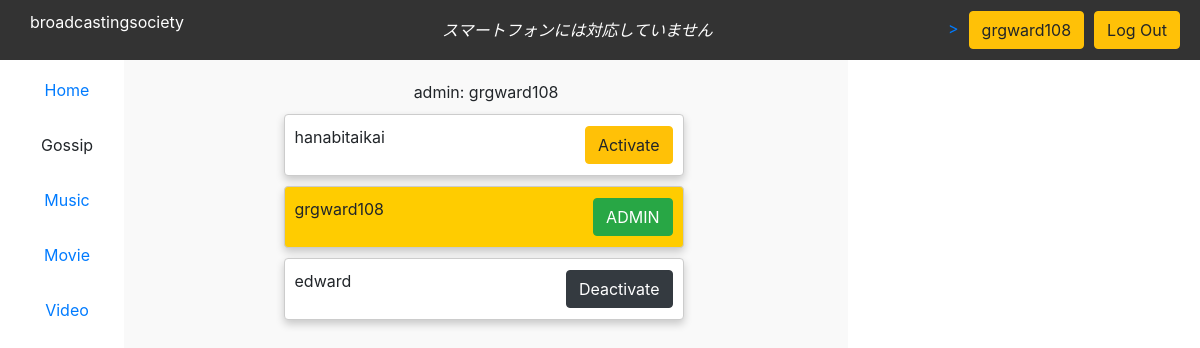
Page /adminview (signed in) on the committed database.
### myapp/models.py (models this page shows)
class User(AbstractUser):
    pass

class Member(models.Model):
    member = models.OneToOneField(User, on_delete= models.CASCADE, related_name="users")
    isactive = models.BooleanField(default = False)
    isadmin = models.BooleanField(default = False)
    bio = models.TextField(max_length= 500, blank=True)
    profilepicture = models.URLField(max_length = 300, default="https://cdn.pixabay.com/photo/2017/11/10/05/48/user-2935527_960_720.png")
    def __str__(self):
          return f"{self.member}"

### myapp/views.py (the view)
# urls.py: path("adminview", views.admin, name="admin"),
def admin(request):
    member = Member.objects.all()
    return render(request, 'admin.html', {
        "member" : member
    })

### myapp/templates/admin.html (shortened to what this page needs)
{% extends "layout.html" %}
{% load static %}
{% block script %}
    <link rel="stylesheet" href="{% static 'post.css' %}">
{% endblock %}
{% block body %}
<div>admin: {{request.user}}</div>
{% for obj in member %}
<div class="li-data-list" style="justify-content: space-between">
    <div>
        <p> {{obj}}  </p>
    </div>
    <div>
        {% if obj.isactive %}
            {% if obj.isadmin %}
            <button class="btn btn-success">ADMIN</button>
            {% else %}
            <a href="{% url 'activate' obj.id %}"><button class="btn btn-dark">Deactivate</button></a>
            {% endif %}
        {% else %}
            <a href="{% url 'activate' obj.id  %}"><button class="btn btn-warning">Activate</button></a>
        {% endif %}
    </div>
</div>
{% endfor %}
{% endblock %}

### myapp/templates/layout.html (shortened to what this page needs)
{% load static %}
<!DOCTYPE html>
<html lang="en">
  <head>
    <link type="text/css" href="{% static 'layout.css' %}" rel="stylesheet">
    <link type="text/css" href="{% static 'post.css' %}" rel="stylesheet">
    <link rel="stylesheet" href="https://stackpath.bootstrapcdn.com/bootstrap/4.4.1/css/bootstrap.min.css">
    <link rel="stylesheet" href="https://cdnjs.cloudflare.com/ajax/libs/font-awesome/5.15.1/css/all.min.css" />
    {% block script %}
    {% endblock %}
  </head>
    <div class="headerup23">
                <p> broadcastingsociety </p>
                <span style="font-style:oblique; color: white">スマートフォンには対応していません</span>
                {% if request.user.is_authenticated %}
                <a href="{% url 'profile' request.user %}">><button class="btn btn-warning">{{request.user}}</button></a>
                <a href="{% url 'logout' %}"><button class="btn btn-warning"> Log Out </button></a>
                {% else %}
                <a href="{% url 'login' %}"><button class="btn btn-warning"> Log In </button></a>
                <a href="{% url 'register' %}"><button class="btn btn-warning"> Register </button></a>
                {% endif %}
    </div>
    <body>
          <div class="side-bar">
              <div class="nav">
                <a href="{% url 'index' %}" class="nav-link {% block activemainfeed %} {%endblock%}" >
                  <span>Home</span>
                </a>
                <a class="nav-link {% block activegossip %} {%endblock%}" >
                  <span>Gossip</span>
                </a>
                <a class="nav-link {% block activemusic %} {%endblock%}" href="https://accounts.spotify.com/authorize?client_id=ba3f5e0f0bbb4b3e973df8367d56d100&response_type=code&redirect_uri=http://127.0.0.1:8000/spotify&scope=user-library-read" >
                  <span>Music </span>
                </a>
               <a href="{% url 'tmdb' %}" class="nav-link {% block activemovie %} {%endblock%}" >
                <span>Movie</span>
               </a>
               <a href="{% url 'youtube' %}" class="nav-link {% block activevideo %} {%endblock%}" >
                <span>Video</span>
               </a>
              </div>
          </div>
          <div class="feed">
              {% block body %}
              {% endblock %}
          </div>
          <div class="widgets">
          </div>
    </body>
</html>

### myapp/static/layout.css (style rules this page uses)
* { margin:0; box-sizing: border-box; }
.headerup23 { background-color: #333; color: white; height: 60px; display: flex; align-items: center; justify-content: space-between; padding: 0 20px; box-sizing: border-box; width: 100%; position: fixed; top: 0; left: 0; padding: 20px; z-index: 999; }
.headerup23 span { margin: 0 auto; text-align: center; width: 60%; }
.headerup23 p { margin-left: 10px; margin-right: auto; }
.headerup23 button { margin-left: 10px; }
body { font-family: 'Times New Roman', Times, serif; display: flex; height: 100vh; margin-left: auto; margin-right: auto; padding-top: 40px; padding-left: 10px; padding-right: 10px; }
.side-bar { flex: 0.1; height: 100%; background-color: white; overflow-y: hidden; }
.feed { margin-top: 20px; flex: 0.6; min-width: fit-content; background-color:#f9f9f9; overflow-y: scroll; padding: 20px; display: flex; align-items: center; flex-direction: column; }
.nav { width: 100%; display: flex; flex-direction: column; margin-bottom: 15px; margin-top: 15px; }
.nav-link { display:flex; align-items: center; text-align: center; margin-top: 15px; padding: 12px 25px; }
.nav-link span { text-align: center; }
.widgets { flex: 0.3; display: flex; flex-direction: column; margin-bottom: 15px; margin-top: 15px; align-items: center; padding-top: 20px; }

### myapp/static/post.css (style rules this page uses)
.li-data-list:nth-child(odd) { background-color: #ffcc00; }
.li-data-list:nth-child(even) { background-color: #fff; }
.li-data-list { border-bottom-width: 1px; border-bottom-style: solid; display: flex; align-items: center; max-width: 400px; width: 100%; padding: 10px; border: 1px solid #ccc; border-radius: 4px; box-shadow: 0 4px 8px 0 rgba(0, 0, 0, 0.2); overflow: hidden; cursor: pointer; transition: all 0.3s ease; margin-top: 10px; margin-right: 5px; }

### rows in the picture
User: user "grgward108"
Member: member.username "hanabitaikai", isactive "Activate"
Member: member.username "grgward108", isactive "ADMIN"
Member: member.username "edward", isactive "Deactivate"
